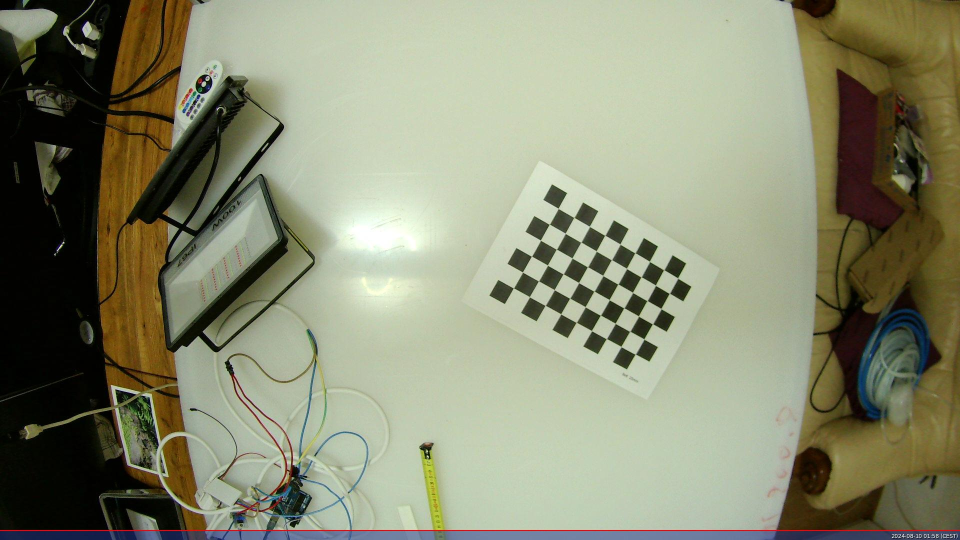
#> input picture misc/calibration/captures/image_1.jpg, 1920 x 1080 px (shown at 1/2 size); its folder holds only this picture in this run
$ python calibration.py
#> lines starting #> are read from the running program, lines starting #| are printed output that depends on the picture; after the words box and inside, x2 and y2 are one past the last pixel; in counts of white or black regions, pixels touching at a corner belong together; long printed decimals are rounded
import numpy as np
import cv2 as cv
import glob
import pickle


################ FIND CHESSBOARD CORNERS - OBJECT POINTS AND IMAGE POINTS #############################

chessboardSize = (9,6)
frameSize = (1920,1080)


# termination criteria
criteria = (cv.TERM_CRITERIA_EPS + cv.TERM_CRITERIA_MAX_ITER, 30, 0.001)


# prepare object points, like (0,0,0), (1,0,0), (2,0,0) ....,(6,5,0)
objp = np.zeros((chessboardSize[0] * chessboardSize[1], 3), np.float32)
objp[:,:2] = np.mgrid[0:chessboardSize[0],0:chessboardSize[1]].T.reshape(-1,2)

size_of_chessboard_squares_mm = 20
objp = objp * size_of_chessboard_squares_mm


# Arrays to store object points and image points from all the images.
objpoints = [] # 3d point in real world space
imgpoints = [] # 2d points in image plane.


images = glob.glob('captures/*.jpg')

for image in images:

    img = cv.imread(image)
#> img is the input picture: shape (1080, 1920, 3); mean B, G, R 113.5, 138.6, 136.2
    gray = cv.cvtColor(img, cv.COLOR_BGR2GRAY)
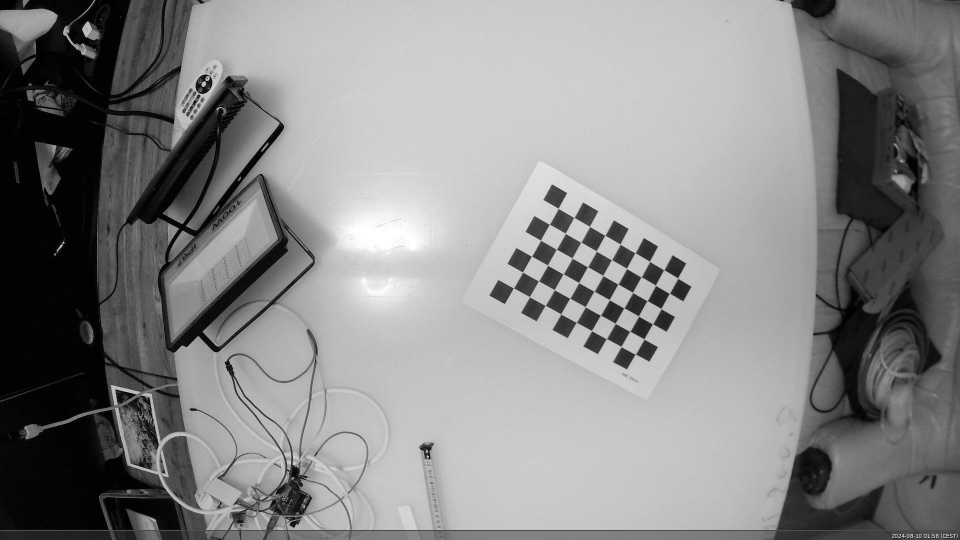
#> gray: shape (1080, 1920) (shown at 1/2 size); min 0, max 255, mean 135

    # Find the chess board corners
    ret, corners = cv.findChessboardCorners(gray, chessboardSize, None)
#> ret = True; corners = 54 rows, first 8: [1116.5, 417], [1147.7, 435.4], [1179.2, 452.6], [1209.7, 470.9], [1240.2, 488.3], [1270.1, 506.2], [1299, 522.7], [1327.4, 540.1]

    # If found, add object points, image points (after refining them)
    if ret == True:

        objpoints.append(objp)
        corners2 = cv.cornerSubPix(gray, corners, (11,11), (-1,-1), criteria)
#> corners2 = 54 rows, first 8: [1116.6, 417.2], [1148.4, 435.4], [1179.3, 453.2], [1210.2, 471.1], [1240.4, 488.6], [1270.5, 506.1], [1299.3, 523.2], [1327.9, 540.1]
        imgpoints.append(corners)

        # Draw and display the corners
        cv.drawChessboardCorners(img, chessboardSize, corners2, ret)
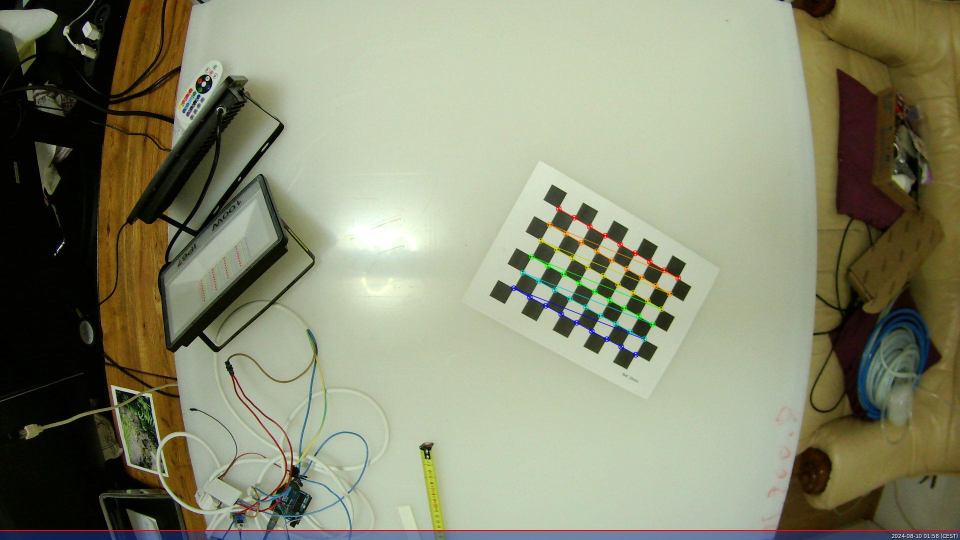
#> img: shape (1080, 1920, 3) (shown at 1/2 size); 0.6% of pixels changed, all inside (x1, y1, x2, y2) = (1021, 411, 1363, 716)
        cv.imshow('img', img)
        cv.waitKey(1000)


cv.destroyAllWindows()


############## CALIBRATION #######################################################

ret, cameraMatrix, dist, rvecs, tvecs = cv.calibrateCamera(objpoints, imgpoints, frameSize, None, None)
#> ret = 0.154; cameraMatrix = [[246.6, 0, 983.9], [0, 246, 448.1], [0, 0, 1]]; dist = [[-0.029, 0.00416, 0.00285, 0.00311, -0.000723]]; rvecs = ([-0.00092, -0.00197, 0.512],); tvecs = ([72.69, -17.02, 134.3],)

# Afficher la matrice intrinsèque de la caméra
print("Matrice intrinsèque de la caméra (cameraMatrix):")
print(cameraMatrix)
#| [[246.633    0.         983.901]
#|  [  0.         245.980 448.080]
#|  [  0.           0.           1.        ]]

# Afficher les coefficients de distorsion
print("\nCoefficients de distorsion (distCoeffs):")
print(dist)
#| [[-0.029  0.004156  0.002846  0.003112 -0.0007228]]

# Reprojection Error
mean_error = 0

for i in range(len(objpoints)):
    imgpoints2, _ = cv.projectPoints(objpoints[i], rvecs[i], tvecs[i], cameraMatrix, dist)
    error = cv.norm(imgpoints[i], imgpoints2, cv.NORM_L2)/len(imgpoints2)
    mean_error += error
#> this loop made 1 pass
#> (error, mean_error) on pass 1: (0.021, 0.021)
#> after the loop, mean_error = 0.021

print( "total error: {}".format(mean_error/len(objpoints)) )
#| total error: 0.02102

$ run again, on misc/calibration/captures/image_6.jpg
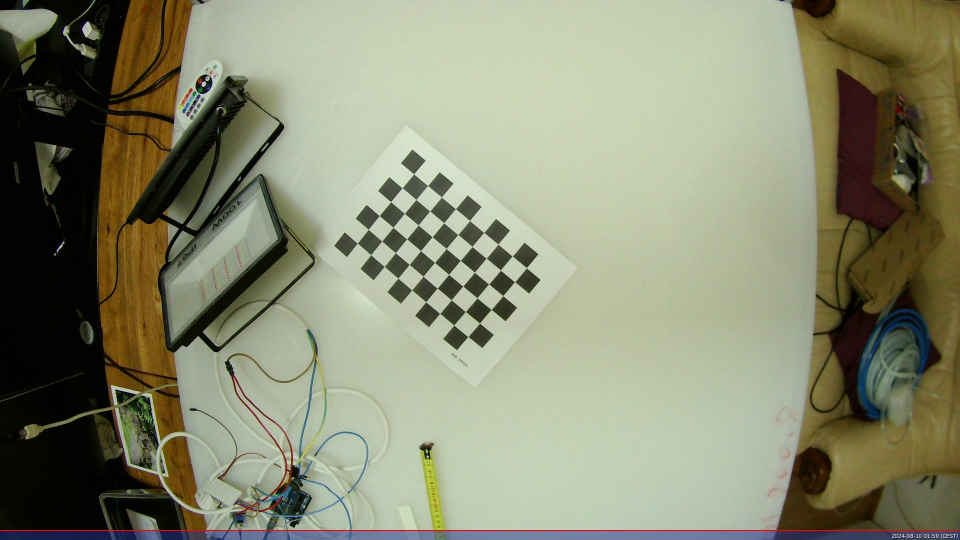
#> input picture misc/calibration/captures/image_6.jpg, 1920 x 1080 px (shown at 1/2 size)
#> img is the input picture: shape (1080, 1920, 3); mean B, G, R 112.4, 137.7, 135.3
#> `gray = cv.cvtColor(img, cv.COLOR_BGR2GRAY)`:
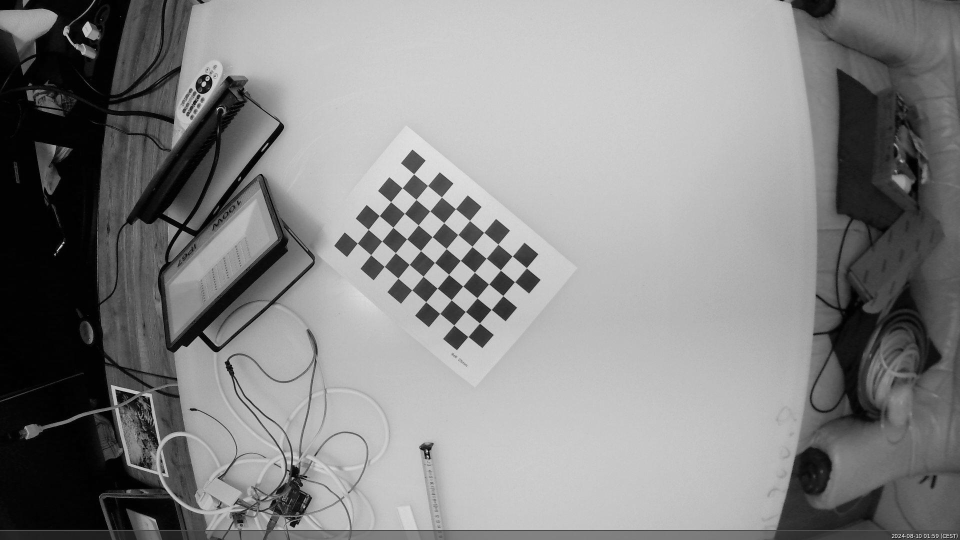
#> gray: shape (1080, 1920) (shown at 1/2 size); min 0, max 255, mean 134.1
#> `ret, corners = cv.findChessboardCorners(gray, chessboardSize, None)`: ret = True; corners = 54 rows, first 8: [827.7, 348.4], [855.5, 371.4], [883.4, 394.4], [911.4, 418], [939.5, 441.5], [967.6, 465.3], [996.3, 488.6], [1024.6, 512.5]
#> corners2 = 54 rows, first 8: [827.8, 348.3], [855.6, 371.4], [883.3, 394.5], [911.3, 417.9], [939.5, 441.5], [968, 465.2], [996.3, 488.7], [1024.7, 512.5]
#> `cv.drawChessboardCorners(img, chessboardSize, corners2, ret)`:
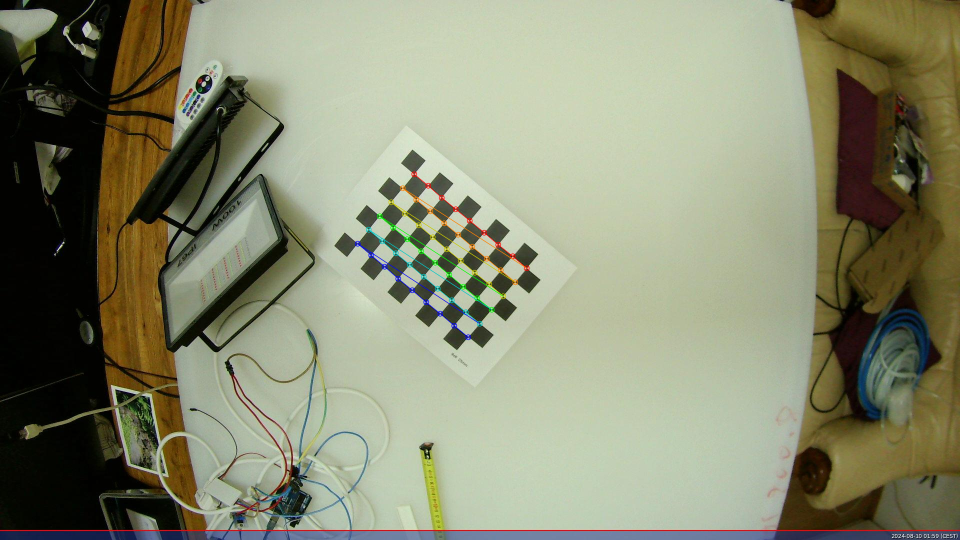
#> img: shape (1080, 1920, 3) (shown at 1/2 size); 0.58% of pixels changed, all inside (x1, y1, x2, y2) = (709, 342, 1060, 681)
#> `ret, cameraMatrix, dist, rvecs, tvecs = cv.calibrateCamera(objpoints, ..`: ret = 0.199; cameraMatrix = [[2833.7, 0, 968.4], [0, 2806.8, 540.5], [0, 0, 1]]; dist = [[-3.06, 1.17, -0.0419, -0.0255, 5373.2]]; rvecs = ([0.126, 0.084, 0.697],); tvecs = ([-76.54, -105.3, 1527.5],)
#| [[2.83372024e+03 0.00000000e+00 9.68401231e+02]
#|  [0.00000000e+00 2.80684946e+03 5.40454613e+02]
#|  [0.00000000e+00 0.00000000e+00 1.00000000e+00]]
#| [[-3.06169314e+00  1.16769777e+00 -4.18851600e-02 -2.55335010e-02
#|    5.37323281e+03]]
#> the loop `for i in range(len(objpoints)):` made 1 pass
#> (error, mean_error) on pass 1: (0.0271, 0.0271)
#> after the loop `for i in range(len(objpoints)):`: mean_error = 0.0271
#| total error: 0.02713

$ run again, on misc/calibration/captures/image_10.jpg
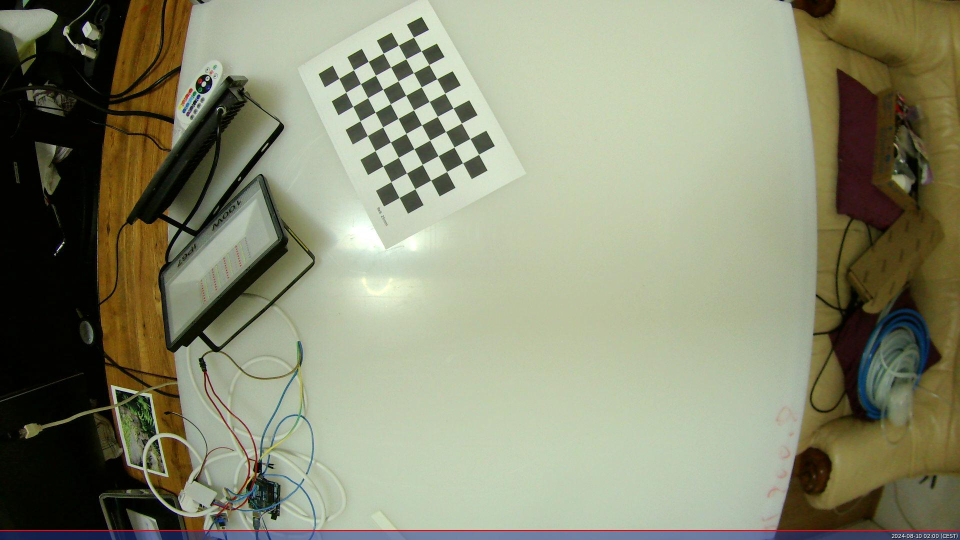
#> input picture misc/calibration/captures/image_10.jpg, 1920 x 1080 px (shown at 1/2 size)
#> img is the input picture: shape (1080, 1920, 3); mean B, G, R 113.9, 139, 136.5
#> `gray = cv.cvtColor(img, cv.COLOR_BGR2GRAY)`:
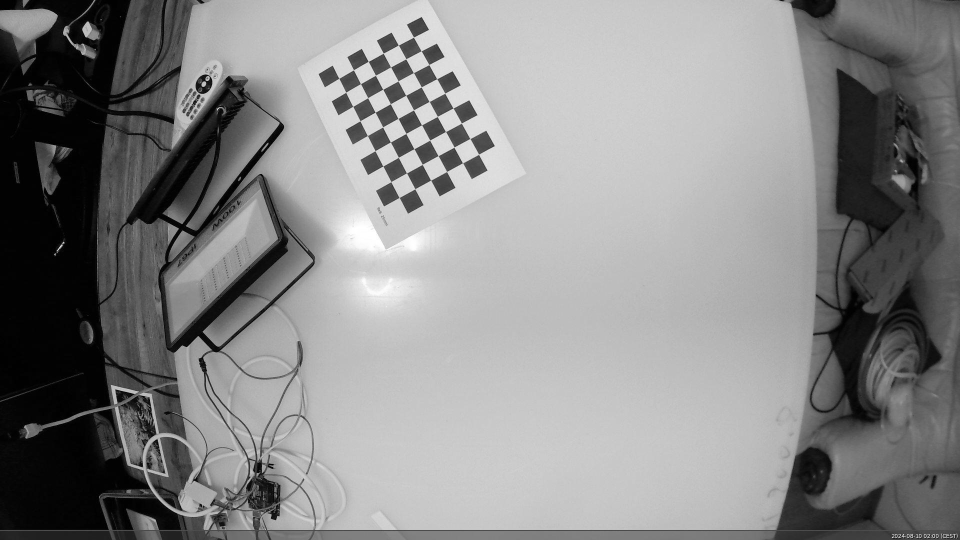
#> gray: shape (1080, 1920) (shown at 1/2 size); min 0, max 255, mean 135.4
#> `ret, corners = cv.findChessboardCorners(gray, chessboardSize, None)`: ret = True; corners = 54 rows, first 8: [827.3, 74.91], [842.6, 102.1], [858.2, 129.6], [873.9, 158], [890, 186.9], [906.4, 216.4], [923.3, 246.5], [940.1, 277.4]
#> corners2 = 54 rows, first 8: [827.4, 74.75], [842.7, 102.2], [858.2, 129.6], [873.9, 157.9], [890, 186.9], [906.5, 216.5], [923.2, 246.7], [940.3, 277.5]
#> `cv.drawChessboardCorners(img, chessboardSize, corners2, ret)`:
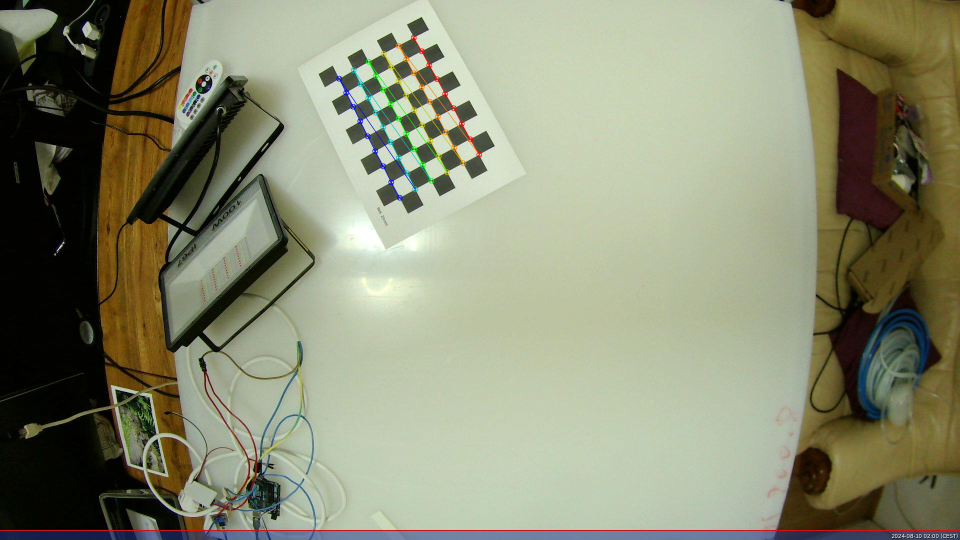
#> img: shape (1080, 1920, 3) (shown at 1/2 size); 0.58% of pixels changed, all inside (x1, y1, x2, y2) = (672, 69, 965, 402)
#> `ret, cameraMatrix, dist, rvecs, tvecs = cv.calibrateCamera(objpoints, ..`: ret = 0.143; cameraMatrix = [[980.4, 0, 1061], [0, 978.4, 621.8], [0, 0, 1]]; dist = [[-0.27, -0.217, -0.0431, -0.0229, 0.376]]; rvecs = ([-0.00319, 0.00908, 1.08],); tvecs = ([-131.6, -311, 542.1],)
#| [[9.80395751e+02 0.00000000e+00 1.06095977e+03]
#|  [0.00000000e+00 9.78433516e+02 6.21778515e+02]
#|  [0.00000000e+00 0.00000000e+00 1.00000000e+00]]
#| [[-0.2697 -0.2169  -0.04311 -0.02294  0.3762]]
#> the loop `for i in range(len(objpoints)):` made 1 pass
#> (error, mean_error) on pass 1: (0.0195, 0.0195)
#> after the loop `for i in range(len(objpoints)):`: mean_error = 0.0195
#| total error: 0.0195
